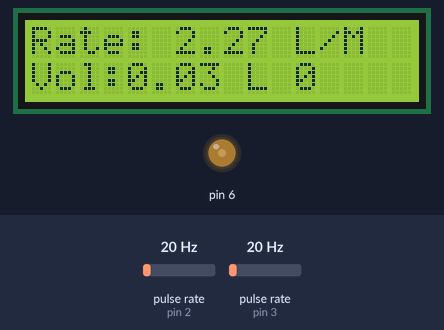
Bench run of a sketch on a simulated Arduino Uno, built with avr-gcc and run on an emulated ATmega328P. Parts: 16×2 character LCD, output pins drawn as LEDs (lit = HIGH). Wiring (inferred from the names in the program): 2 × pulse sensor: data pin 2 / data pin 3. The inputs (shaded band) are chosen by the test bench; at power-on: pulse rate (sensors on pin 2, pin 3) 20 Hz. What the sketch prints to the serial monitor is not drawn.

Above: at 1.8 s.
1.9 s: pulse rate (sensor on pin 2) set to 4 Hz
At 3.4 s:
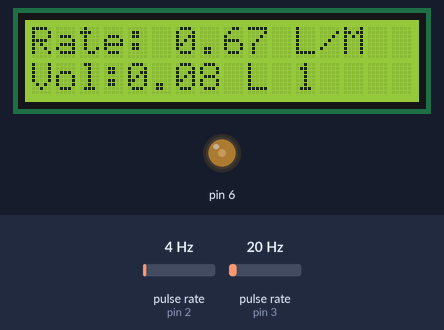
4.9 s: pulse rate (sensor on pin 3) set to 4 Hz
At 7.0 s:
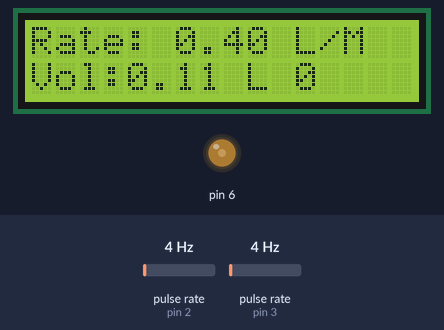
7.9 s: pulse rate (sensor on pin 2) set to 50 Hz
At 8.8 s:
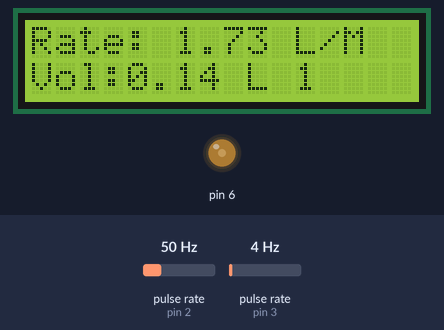
10.5 s: pulse rate (sensor on pin 3) set to 50 Hz
At 12.4 s:
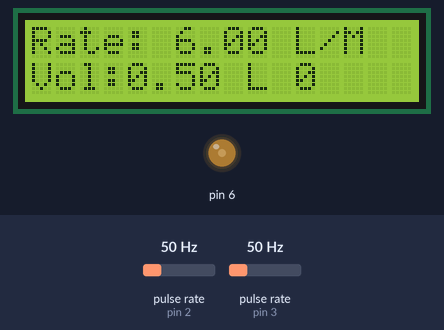
13.5 s: pulse rate (sensor on pin 2) set to 100 Hz
At 15.1 s:
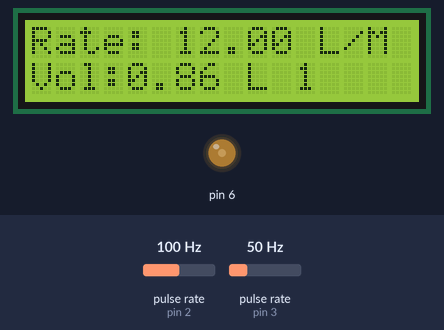
Timing chart, 0 to 16.6 s (numbered marks = the images above; inputs shaded):
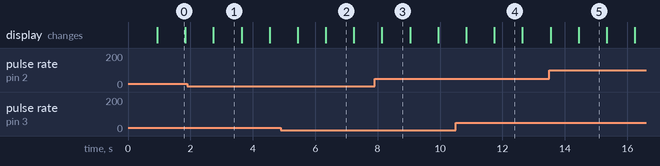

The sketch:

Arduino_code.ino
```cpp
volatile int flow_frequency1;
volatile int flow_frequency2;
int a=0;
float vol = 0.0,l1_minute,l2_minute;
unsigned char flowsensor1 = 2; // Sensor Input
unsigned char flowsensor2 = 3; // Sensor Input
unsigned long currentTime;
unsigned long cloopTime;
#include <Wire.h>

void intToBytes(int x);           //converts int to bytes
byte b0,b1;
int x;

#include <LiquidCrystal.h>
int Contrast=75;
LiquidCrystal lcd(12, 11, 5, 4, 10, 9);
void flow1 () // Interrupt function
{
   flow_frequency1++;
}

void flow2 () // Interrupt function
{
   flow_frequency2++;
}

void setup() {
  Wire.begin(8);
  Wire.onRequest(requestEvent);
  // put your setup code here, to run once:
  Serial.begin(9600);
  analogWrite(6,Contrast);
  lcd.begin(16, 2);
  attachInterrupt(digitalPinToInterrupt(flowsensor1), flow1, RISING); // Setup Interrupt
  attachInterrupt(digitalPinToInterrupt(flowsensor2), flow2, RISING); // Setup Interrupt
  lcd.clear();
  lcd.setCursor(0,0);
  lcd.print("Water Flow Meter");
  lcd.setCursor(0,1);
  lcd.print("Circuit Digest");
  delay(600);
  cloopTime = 0;
  //flow_frequency1=30;
  //flow_frequency2=15;


}

void loop() {
  // put your main code here, to run repeatedly:
  currentTime = millis();
  if((currentTime-cloopTime)>= 900)
  {
    cloopTime = currentTime;
    if((flow_frequency1||flow_frequency2 )!= 0){
      // Pulse frequency (Hz) = 7.5Q, Q is flow rate in L/min.
      l1_minute = (flow_frequency1 / 7.5); // (Pulse frequency x 60 min) / 7.5Q = flowrate in L/hour
      l2_minute = (flow_frequency2 / 7.5);
      lcd.clear();
      lcd.setCursor(0,0);
      lcd.print("Rate: ");
      lcd.print(l1_minute);
      lcd.print(" L/M");


      //l1_minute = l1_minute*5/60;


      vol = vol +((l1_minute*9)/600);
      /*
      lcd.setCursor(0,1);
      lcd.print("Vol:");
      lcd.print(vol);
      lcd.print(" L");
      */

      flow_frequency1 = 0; // Reset Counter
      flow_frequency2 = 0;

      Serial.print(l1_minute, DEC); // Print litres/hour

      Serial.println(" L/min");
      Serial.print(vol, DEC); // Print litres/hour

      Serial.println(" L");

      Serial.print(l2_minute, DEC); // Print litres/hour

      Serial.println(" L/min");
      if(l1_minute!=l2_minute){
        a=1;
        Serial.println("Hole in between l and 2 flow sensors");
        lcd.setCursor(0,1);
        lcd.print("Vol:");
        lcd.print(vol);
        lcd.print(" L");
        lcd.print(" ");
        lcd.print( a);
      }
      else{
        Serial.println("No Hole in between l and 2 flow sensors");
        a=0;
        lcd.setCursor(0,1);
        lcd.print("Vol:");
        lcd.print(vol);
        lcd.print(" L");
        lcd.print(" ");
        lcd.print( a);
      }

    }
    /*
    else{
      lcd.clear();
      lcd.setCursor(0,0);
      lcd.print("Rate: ");
      lcd.print(flow_frequency1*flow_frequency2);
      lcd.print(" L/M");
      lcd.setCursor(0,1);
      lcd.print("Vol:");
      lcd.print(vol);
      lcd.print(" L");
    }
    */

  else
  {

    lcd.clear();
      lcd.setCursor(0,0);
      lcd.print("Rate: ");
      lcd.print(flow_frequency1*flow_frequency2);
      lcd.print(" L/M");
      l1_minute=(flow_frequency1)/7.5;
      l2_minute=(flow_frequency2)/7.5;
      a=0;
      lcd.setCursor(0,1);
      lcd.print("Vol:");
      lcd.print(vol);
      lcd.print(" L");
      Serial.print(l1_minute, DEC); // Print litres/hour

      Serial.println(" L/min");
      Serial.print(vol, DEC); // Print litres/hour

      Serial.println(" L");
      Serial.print(l2_minute, DEC); // Print litres/hour

      Serial.println(" L/min");
  }
  }
}

void requestEvent() {

  x=l1_minute*100;
  intToBytes(x);
  Wire.write(b0); //send string on request
  Wire.write(b1);
  //Serial.println(vol);
  x=vol*100;
  intToBytes(x);
  Wire.write(b0); //send string on request
  Wire.write(b1);

  x=l2_minute*100;
  intToBytes(x);
  Wire.write(b0); //send string on request
  Wire.write(b1);
  //Serial.println(vol);

  x=a;
  intToBytes(x);
  Wire.write(b0); //send string on request
  Wire.write(b1);

}


void intToBytes(int x){
  b0=(x>>8);
  b1= x & 0xFF;
}
```

Measured:
- what the display in image 0 shows lasts 0.9 s, from 0.9 s to 1.8 s
